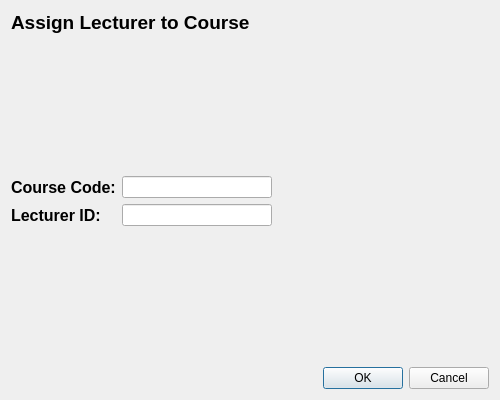
<?xml version="1.0" encoding="UTF-8"?>
<ui version="4.0">
 <class>AssignLecturerDialog</class>
 <widget class="QDialog" name="AssignLecturerDialog">
  <property name="geometry">
   <rect>
    <x>0</x>
    <y>0</y>
    <width>500</width>
    <height>400</height>
   </rect>
  </property>
  <property name="windowTitle">
   <string>Assign Lecturer</string>
  </property>
  <layout class="QVBoxLayout" name="verticalLayout">
   <item>
    <widget class="QLabel" name="label">
     <property name="font">
      <font>
       <pointsize>14</pointsize>
       <bold>true</bold>
      </font>
     </property>
     <property name="text">
      <string>Assign Lecturer to Course</string>
     </property>
    </widget>
   </item>
   <item>
    <spacer name="verticalSpacer_2">
     <property name="orientation">
      <enum>Qt::Orientation::Vertical</enum>
     </property>
     <property name="sizeHint" stdset="0">
      <size>
       <width>20</width>
       <height>123</height>
      </size>
     </property>
    </spacer>
   </item>
   <item>
    <layout class="QFormLayout" name="formLayout">
     <item row="0" column="0">
      <widget class="QLabel" name="label_2">
       <property name="font">
        <font>
         <pointsize>12</pointsize>
         <bold>true</bold>
        </font>
       </property>
       <property name="text">
        <string>Course Code:</string>
       </property>
      </widget>
     </item>
     <item row="1" column="0">
      <widget class="QLabel" name="label_3">
       <property name="font">
        <font>
         <pointsize>12</pointsize>
         <bold>true</bold>
        </font>
       </property>
       <property name="text">
        <string>Lecturer ID:</string>
       </property>
      </widget>
     </item>
     <item row="0" column="1">
      <widget class="QLineEdit" name="courseCodeEdit">
       <property name="maximumSize">
        <size>
         <width>150</width>
         <height>150</height>
        </size>
       </property>
      </widget>
     </item>
     <item row="1" column="1">
      <widget class="QLineEdit" name="lecturerIdEdit">
       <property name="maximumSize">
        <size>
         <width>150</width>
         <height>150</height>
        </size>
       </property>
      </widget>
     </item>
    </layout>
   </item>
   <item>
    <spacer name="verticalSpacer">
     <property name="orientation">
      <enum>Qt::Orientation::Vertical</enum>
     </property>
     <property name="sizeHint" stdset="0">
      <size>
       <width>20</width>
       <height>123</height>
      </size>
     </property>
    </spacer>
   </item>
   <item>
    <widget class="QDialogButtonBox" name="buttonBox">
     <property name="standardButtons">
      <set>QDialogButtonBox::StandardButton::Cancel|QDialogButtonBox::StandardButton::Ok</set>
     </property>
    </widget>
   </item>
  </layout>
 </widget>
 <resources/>
 <connections>
  <connection>
   <sender>buttonBox</sender>
   <signal>accepted()</signal>
   <receiver>AssignLecturerDialog</receiver>
   <slot>accept()</slot>
   <hints>
    <hint type="sourcelabel">
     <x>358</x>
     <y>381</y>
    </hint>
    <hint type="destinationlabel">
     <x>211</x>
     <y>501</y>
    </hint>
   </hints>
  </connection>
  <connection>
   <sender>buttonBox</sender>
   <signal>rejected()</signal>
   <receiver>AssignLecturerDialog</receiver>
   <slot>reject()</slot>
   <hints>
    <hint type="sourcelabel">
     <x>459</x>
     <y>377</y>
    </hint>
    <hint type="destinationlabel">
     <x>490</x>
     <y>517</y>
    </hint>
   </hints>
  </connection>
 </connections>
</ui>
